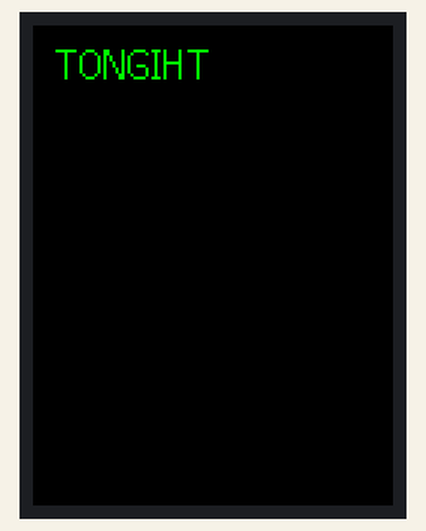
Recording of a sketch running on a simulated ESP32. On the bench: 240×320 colour display.

Above: at 0.3 s.
At 3.4 s:
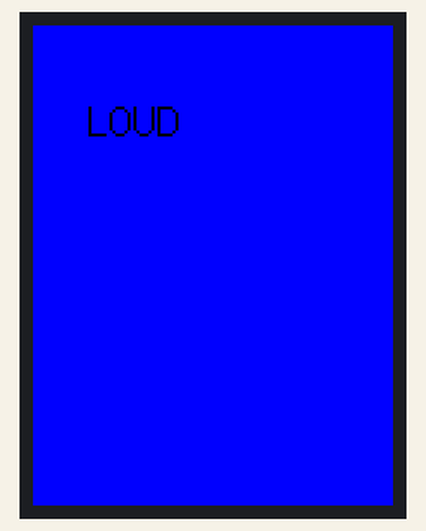
At 7.6 s:
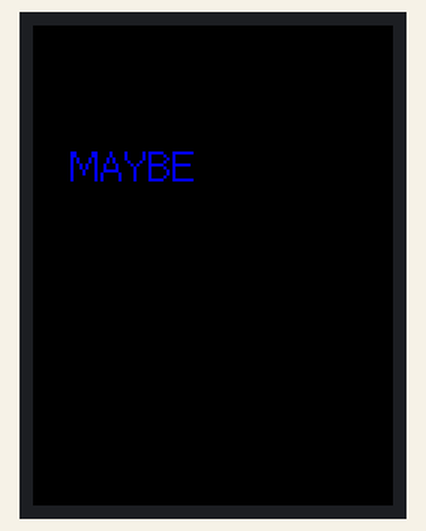
At 14.8 s:
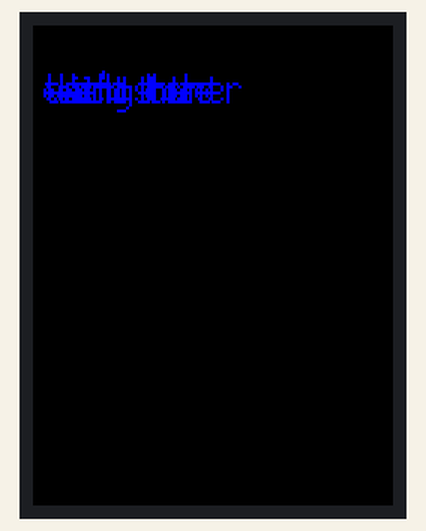
At 27.2 s:
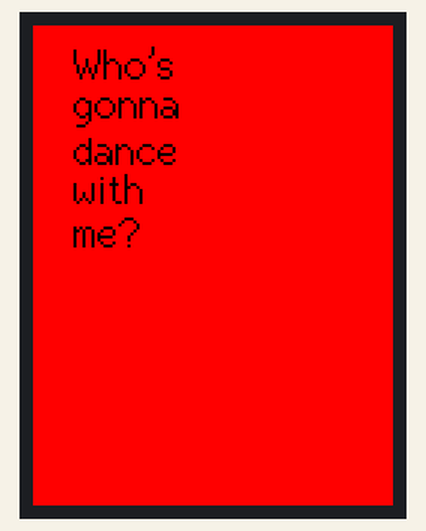
At 38.7 s:
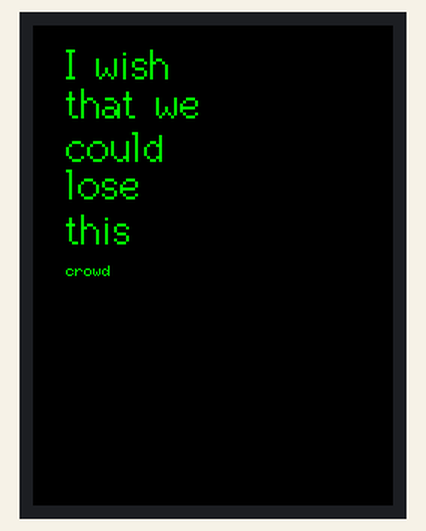

The sketch:

hw1_display.ino
```cpp
// New background colour
#define TFT_BROWN 0x38E0

// Pause in milliseconds between screens, change to 0 to time font rendering
#define WAIT 1000

#include <TFT_eSPI.h> // Graphics and font library for ILI9341 driver chip
#include <SPI.h>

TFT_eSPI tft = TFT_eSPI();  // Invoke library, pins defined in User_Setup.h
TFT_eSprite stext = TFT_eSprite(&tft); // Sprite object stext1

unsigned long targetTime = 0; // Used for testing draw times
int tcount = 0;

void setup(void) {
  tft.init();
  tft.setRotation(2);

}

void loop() {
  targetTime = millis();

  //First we test them with a background colour set
  tft.setTextSize(2.5);
  tft.fillScreen(TFT_BLACK);
  tft.setTextColor(TFT_GREEN, TFT_BLACK);
  tft.drawString("TONGIHT", 15, 10, 2);
  delay(WAIT);

  tft.fillScreen(TFT_BLACK);
  tft.setTextColor(TFT_BLUE, TFT_BLACK);
  tft.drawString("the music ", 13, 16, 2);
  delay(WAIT);
  tft.drawString("seems so", 15, 48, 2);
  delay(WAIT);


  tft.fillScreen(TFT_BLUE);
  tft.setTextColor(TFT_BLACK);
 tft.setTextSize(2);
  tft.drawString(" LOUD", 25, 48, 2);
  delay(WAIT);
 // int xpos = 0;
  //xpos += tft.drawString("xyz{|}~", 0, 64, 2);
  //tft.drawChar(127, xpos, 64, 2);
  //delay(WAIT);

  tft.fillScreen(TFT_BLACK);
  tft.setTextColor(TFT_GREEN, TFT_BLACK);

   tft.setTextSize(2.5);
  tft.drawString(" I wish ", 10, 10, 2);
  tft.drawString(" that we ", 10, 36, 2);
  tft.drawString("could  ", 22, 65,2);
  tft.drawString(" lose ", 10, 90,2);
  tft.setTextSize(2);
  tft.drawString("this ", 22, 120,2);

  tft.setTextSize(1.9);
  tft.drawString("crowd ", 22, 160, 1.9);
  delay(WAIT);
  delay(WAIT);
  delay(WAIT);

  tft.setTextSize(2.5);
  tft.fillScreen(TFT_BLACK);
  tft.setTextColor(TFT_BLUE, TFT_BLACK);
  tft.drawString("MAYBE", 25, 78, 2);
  delay(WAIT);

  tft.fillScreen(TFT_BLACK);
  tft.setTextColor(TFT_BLACK, TFT_GREEN);
  tft.drawString("its better", 10, 104, 2); // italics?
  delay(WAIT);
  tft.drawString("this way", 18, 115, 2);
  delay(WAIT);

 tft.fillScreen(TFT_BLACK);
 tft.setTextColor(TFT_BLUE, TFT_BLACK);
 tft.drawString("We'd hurt ", 10, 26, 2);
 delay(WAIT);
 tft.drawString("each other", 7, 26, 2);
delay(WAIT);
 tft.drawString("with the   ", 10, 26, 2.1);
 delay(WAIT);
 tft.drawString("things we  ", 8, 26, 2);
 delay(WAIT);
 tft.drawString("want to   ", 10, 26, 2.1);
 delay(WAIT);

 tft.fillScreen(TFT_GREEN);
 tft.setTextColor(TFT_BLACK, TFT_GREEN);
 tft.drawString("SAY", 20, 52, 4);
 delay(WAIT);


 tft.fillScreen(TFT_BLACK);
 tft.setTextColor(TFT_GREEN, TFT_BLACK);
  tft.drawString("We could ", 13, 16, 2);
  delay(WAIT);
  tft.drawString("have been", 11, 48, 2);
  delay(WAIT);
  tft.drawString("so good", 15, 80, 2);
  delay(WAIT);
  tft.drawString("TOGETHER", 6, 110, 2);
  delay(WAIT);


   tft.fillScreen(TFT_BLACK);
 tft.setTextColor(TFT_BLUE, TFT_BLACK);
  tft.drawString("We could ", 13, 200, 2);
  delay(WAIT);
  tft.drawString("have lived",7, 170, 2);
  delay(WAIT);
  tft.drawString("this dance", 10, 140, 2);
  delay(WAIT);
  tft.drawString("FOREVER", 15, 100, 2);
  delay(WAIT);

   tft.fillScreen(TFT_BLACK);
  tft.setTextColor(TFT_BLACK, TFT_RED);
  tft.drawString("BUT", 10, 48, 4); // italics?
  delay(WAIT);
  tft.drawString("NOW", 18, 64, 4);
  delay(WAIT);

tft.fillScreen(TFT_RED);
  tft.setTextColor(TFT_BLACK, TFT_RED);
tft.setTextSize(2.5);
  tft.drawString(" Who's ", 15, 10, 2);
  tft.drawString(" gonna ", 15, 36, 2);
  tft.drawString("dance  ", 27, 67,2);
  tft.drawString(" with ", 15, 93,2);
  tft.setTextSize(2);
  tft.drawString("me? ", 27, 122,2);


  delay(WAIT);
  delay(WAIT);
  delay(WAIT);

 tft.fillScreen(TFT_BLACK);
 tft.setTextColor(TFT_RED, TFT_BLACK);
  tft.drawString("Please ", 25, 180, 2.5);
  delay(WAIT);
  tft.drawString("STAY",7, 110, 4);
  delay(WAIT);

  tft.fillScreen(TFT_BLACK);
  delay(WAIT);

  tft.fillScreen(TFT_BLACK);
 tft.setTextColor(TFT_RED, TFT_BLACK);
  tft.drawString("Please ", 25, 180, 2.5);
  tft.drawString("STAY",7, 110, 4);
  delay(WAIT);

/* tft.fillScreen(TFT_BLACK);
 tft.setTextColor(TFT_GREEN, TFT_BLACK);
  tft.drawString("Please ", 10, 200, 3);
  delay(WAIT);
  tft.drawString("STAY",7, 150, 4);
  delay(WAIT);*/


 //We could have been so good together
//We could have lived this dance forever
//But now, who's gonna dance with me?
//Please stay


}
```

Measured:
- what the display in image 0 shows lasts 1.1 s, from 0.2 s to 1.3 s
- what the display in image 2 shows lasts 1.0 s, from 7.5 s to 8.5 s
- what the display in image 4 shows lasts 3.1 s, from 27.1 s to 30.2 s
